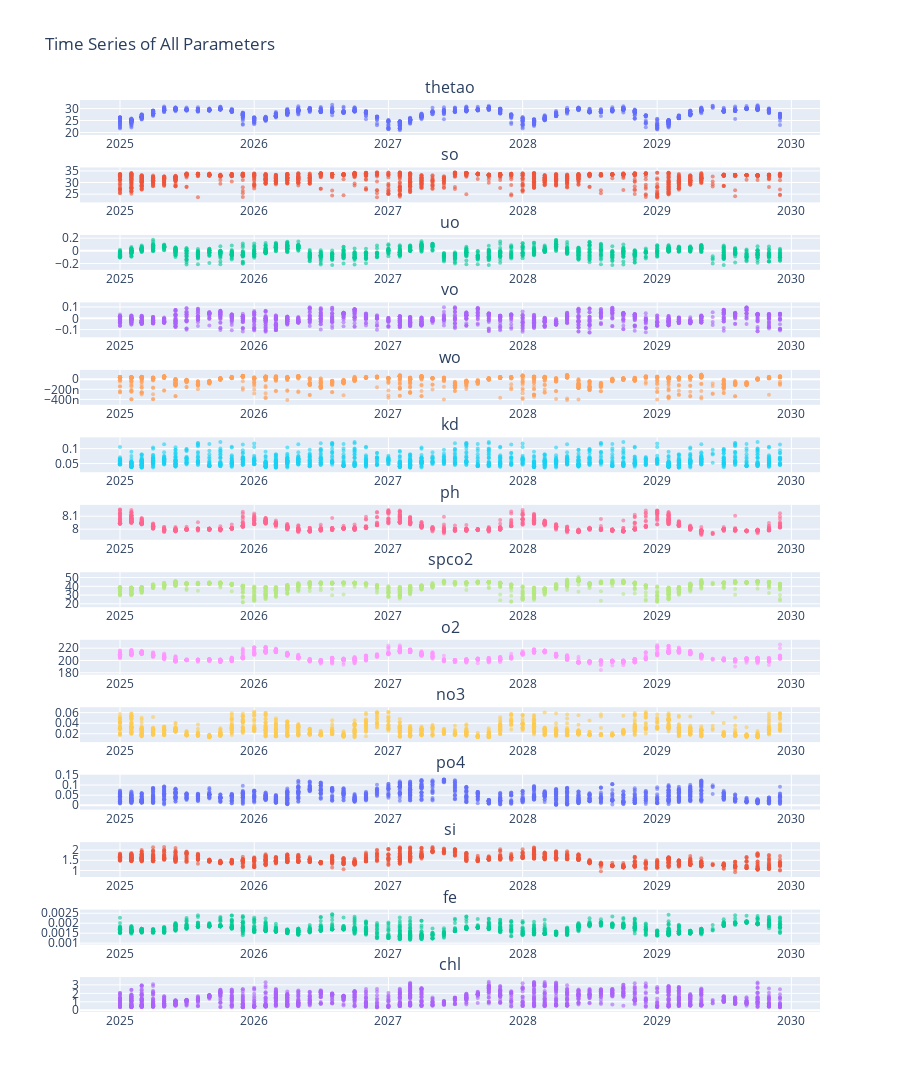

Notebook code cell kept with this figure:
### Code cell
# Add new imports at the top of your notebook
from plotly.subplots import make_subplots
import plotly.graph_objects as go

def create_all_timeseries(data):
    """Create time series plots for all parameters"""
    # Get numeric columns except lat/lon
    numeric_cols = data.select_dtypes(include=['float64']).columns
    parameters = [col for col in numeric_cols if col not in ['latitude', 'longitude']]
    
    # Create subplots with one column
    n_rows = len(parameters)
    
    fig = make_subplots(rows=n_rows, cols=1,
                       subplot_titles=parameters)
    
    # Add each parameter's time series
    for idx, param in enumerate(parameters):
        row = idx + 1
        
        fig.add_trace(
            go.Scatter(
                x=data['time'],
                y=data[param],
                name=param,
                mode='markers',
                marker=dict(
                    size=4,
                    opacity=0.6
                )
            ),
            row=row, col=1
        )
        
    # Update layout
    fig.update_layout(height=300*n_rows,
                     showlegend=False, 
                     title_text="Time Series of All Parameters")
    fig.show()

# Generate visualization
print("Time Series Plots:")
create_all_timeseries(data)

### Figure 1 — Plotly figure (JSON) as saved in the notebook; plotly's stock layout.template omitted (floating-point values rounded to 4 significant figures; data arrays with more than 128 entries replaced by an {"elided": "..."} marker saying what was removed)
{"data": [{"marker": {"opacity": 0.6, "size": 4}, "mode": "markers", "name": "thetao", "type": "scatter", "x": {"elided": "1708 str values"}, "xaxis": "x", "y": {"elided": "1708 float values"}, "yaxis": "y"}, {"marker": {"opacity": 0.6, "size": 4}, "mode": "markers", "name": "so", "type": "scatter", "x": {"elided": "1708 str values"}, "xaxis": "x2", "y": {"elided": "1708 float values"}, "yaxis": "y2"}, {"marker": {"opacity": 0.6, "size": 4}, "mode": "markers", "name": "uo", "type": "scatter", "x": {"elided": "1708 str values"}, "xaxis": "x3", "y": {"elided": "1708 float values"}, "yaxis": "y3"}, {"marker": {"opacity": 0.6, "size": 4}, "mode": "markers", "name": "vo", "type": "scatter", "x": {"elided": "1708 str values"}, "xaxis": "x4", "y": {"elided": "1708 float values"}, "yaxis": "y4"}, {"marker": {"opacity": 0.6, "size": 4}, "mode": "markers", "name": "wo", "type": "scatter", "x": {"elided": "1708 str values"}, "xaxis": "x5", "y": {"elided": "1708 float values"}, "yaxis": "y5"}, {"marker": {"opacity": 0.6, "size": 4}, "mode": "markers", "name": "kd", "type": "scatter", "x": {"elided": "1708 str values"}, "xaxis": "x6", "y": {"elided": "1708 float values"}, "yaxis": "y6"}, {"marker": {"opacity": 0.6, "size": 4}, "mode": "markers", "name": "ph", "type": "scatter", "x": {"elided": "1708 str values"}, "xaxis": "x7", "y": {"elided": "1708 float values"}, "yaxis": "y7"}, {"marker": {"opacity": 0.6, "size": 4}, "mode": "markers", "name": "spco2", "type": "scatter", "x": {"elided": "1708 str values"}, "xaxis": "x8", "y": {"elided": "1708 float values"}, "yaxis": "y8"}, {"marker": {"opacity": 0.6, "size": 4}, "mode": "markers", "name": "o2", "type": "scatter", "x": {"elided": "1708 str values"}, "xaxis": "x9", "y": {"elided": "1708 float values"}, "yaxis": "y9"}, {"marker": {"opacity": 0.6, "size": 4}, "mode": "markers", "name": "no3", "type": "scatter", "x": {"elided": "1708 str values"}, "xaxis": "x10", "y": {"elided": "1708 float values"}, "yaxis": "y10"}, {"marker": {"opacity": 0.6, "size": 4}, "mode": "markers", "name": "po4", "type": "scatter", "x": {"elided": "1708 str values"}, "xaxis": "x11", "y": {"elided": "1708 float values"}, "yaxis": "y11"}, {"marker": {"opacity": 0.6, "size": 4}, "mode": "markers", "name": "si", "type": "scatter", "x": {"elided": "1708 str values"}, "xaxis": "x12", "y": {"elided": "1708 float values"}, "yaxis": "y12"}, {"marker": {"opacity": 0.6, "size": 4}, "mode": "markers", "name": "fe", "type": "scatter", "x": {"elided": "1708 str values"}, "xaxis": "x13", "y": {"elided": "1708 float values"}, "yaxis": "y13"}, {"marker": {"opacity": 0.6, "size": 4}, "mode": "markers", "name": "chl", "type": "scatter", "x": {"elided": "1708 str values"}, "xaxis": "x14", "y": {"elided": "1708 float values"}, "yaxis": "y14"}], "layout": {"annotations": [{"font": {"size": 16}, "showarrow": false, "text": "thetao", "x": 0.5, "xanchor": "center", "xref": "paper", "y": 1, "yanchor": "bottom", "yref": "paper"}, {"font": {"size": 16}, "showarrow": false, "text": "so", "x": 0.5, "xanchor": "center", "xref": "paper", "y": 0.926, "yanchor": "bottom", "yref": "paper"}, {"font": {"size": 16}, "showarrow": false, "text": "uo", "x": 0.5, "xanchor": "center", "xref": "paper", "y": 0.852, "yanchor": "bottom", "yref": "paper"}, {"font": {"size": 16}, "showarrow": false, "text": "vo", "x": 0.5, "xanchor": "center", "xref": "paper", "y": 0.7781, "yanchor": "bottom", "yref": "paper"}, {"font": {"size": 16}, "showarrow": false, "text": "wo", "x": 0.5, "xanchor": "center", "xref": "paper", "y": 0.7041, "yanchor": "bottom", "yref": "paper"}, {"font": {"size": 16}, "showarrow": false, "text": "kd", "x": 0.5, "xanchor": "center", "xref": "paper", "y": 0.6301, "yanchor": "bottom", "yref": "paper"}, {"font": {"size": 16}, "showarrow": false, "text": "ph", "x": 0.5, "xanchor": "center", "xref": "paper", "y": 0.5561, "yanchor": "bottom", "yref": "paper"}, {"font": {"size": 16}, "showarrow": false, "text": "spco2", "x": 0.5, "xanchor": "center", "xref": "paper", "y": 0.4821, "yanchor": "bottom", "yref": "paper"}, {"font": {"size": 16}, "showarrow": false, "text": "o2", "x": 0.5, "xanchor": "center", "xref": "paper", "y": 0.4082, "yanchor": "bottom", "yref": "paper"}, {"font": {"size": 16}, "showarrow": false, "text": "no3", "x": 0.5, "xanchor": "center", "xref": "paper", "y": 0.3342, "yanchor": "bottom", "yref": "paper"}, {"font": {"size": 16}, "showarrow": false, "text": "po4", "x": 0.5, "xanchor": "center", "xref": "paper", "y": 0.2602, "yanchor": "bottom", "yref": "paper"}, {"font": {"size": 16}, "showarrow": false, "text": "si", "x": 0.5, "xanchor": "center", "xref": "paper", "y": 0.1862, "yanchor": "bottom", "yref": "paper"}, {"font": {"size": 16}, "showarrow": false, "text": "fe", "x": 0.5, "xanchor": "center", "xref": "paper", "y": 0.1122, "yanchor": "bottom", "yref": "paper"}, {"font": {"size": 16}, "showarrow": false, "text": "chl", "x": 0.5, "xanchor": "center", "xref": "paper", "y": 0.03827, "yanchor": "bottom", "yref": "paper"}], "height": 4200, "showlegend": false, "title": {"text": "Time Series of All Parameters"}, "xaxis": {"anchor": "y", "domain": [0, 1]}, "xaxis10": {"anchor": "y10", "domain": [0, 1]}, "xaxis11": {"anchor": "y11", "domain": [0, 1]}, "xaxis12": {"anchor": "y12", "domain": [0, 1]}, "xaxis13": {"anchor": "y13", "domain": [0, 1]}, "xaxis14": {"anchor": "y14", "domain": [0, 1]}, "xaxis2": {"anchor": "y2", "domain": [0, 1]}, "xaxis3": {"anchor": "y3", "domain": [0, 1]}, "xaxis4": {"anchor": "y4", "domain": [0, 1]}, "xaxis5": {"anchor": "y5", "domain": [0, 1]}, "xaxis6": {"anchor": "y6", "domain": [0, 1]}, "xaxis7": {"anchor": "y7", "domain": [0, 1]}, "xaxis8": {"anchor": "y8", "domain": [0, 1]}, "xaxis9": {"anchor": "y9", "domain": [0, 1]}, "yaxis": {"anchor": "x", "domain": [0.9617, 1]}, "yaxis10": {"anchor": "x10", "domain": [0.2959, 0.3342]}, "yaxis11": {"anchor": "x11", "domain": [0.2219, 0.2602]}, "yaxis12": {"anchor": "x12", "domain": [0.148, 0.1862]}, "yaxis13": {"anchor": "x13", "domain": [0.07398, 0.1122]}, "yaxis14": {"anchor": "x14", "domain": [0, 0.03827]}, "yaxis2": {"anchor": "x2", "domain": [0.8878, 0.926]}, "yaxis3": {"anchor": "x3", "domain": [0.8138, 0.852]}, "yaxis4": {"anchor": "x4", "domain": [0.7398, 0.7781]}, "yaxis5": {"anchor": "x5", "domain": [0.6658, 0.7041]}, "yaxis6": {"anchor": "x6", "domain": [0.5918, 0.6301]}, "yaxis7": {"anchor": "x7", "domain": [0.5179, 0.5561]}, "yaxis8": {"anchor": "x8", "domain": [0.4439, 0.4821]}, "yaxis9": {"anchor": "x9", "domain": [0.3699, 0.4082]}}}
